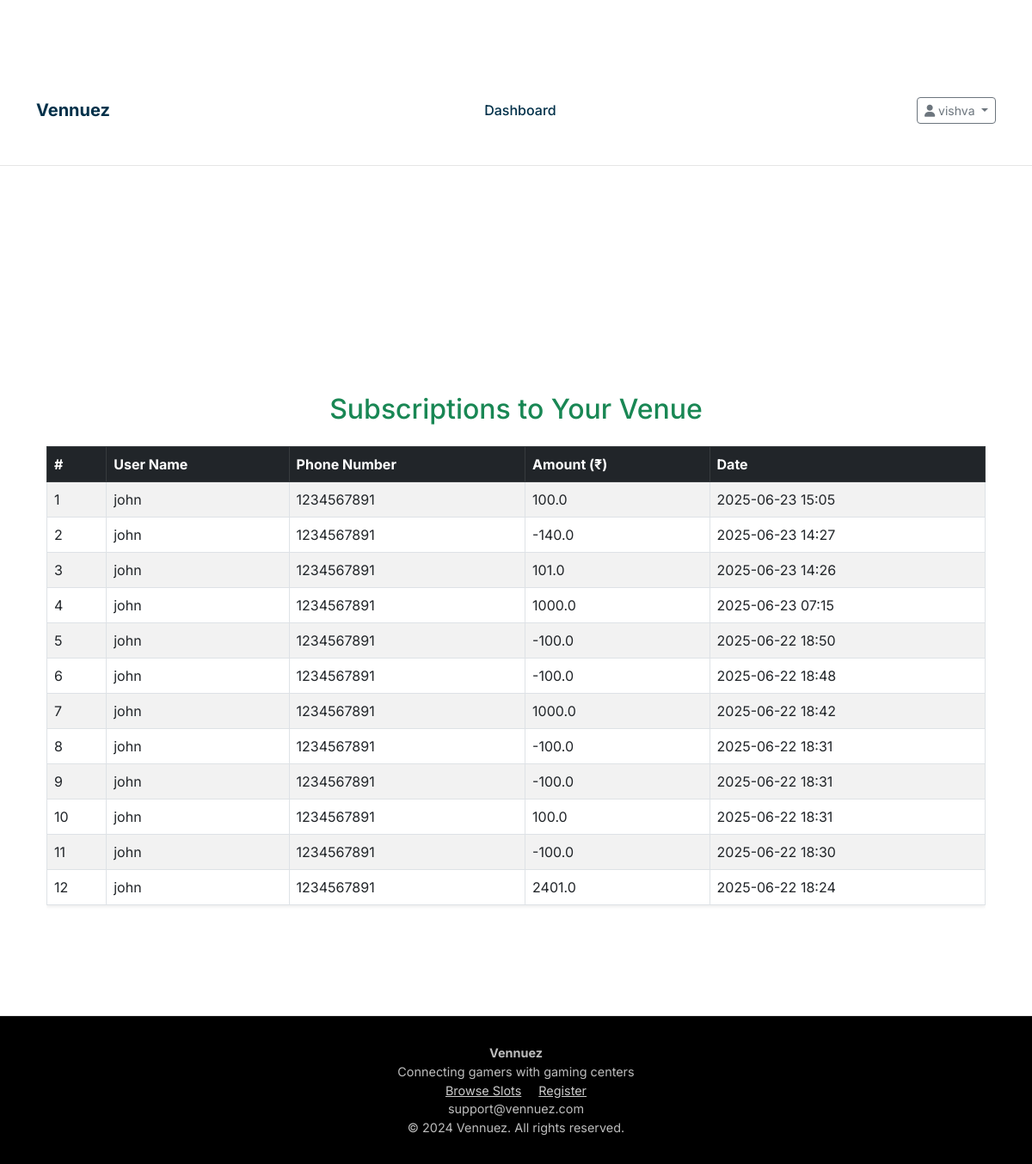
The app's page /owner/subscription_history (signed in), older data.
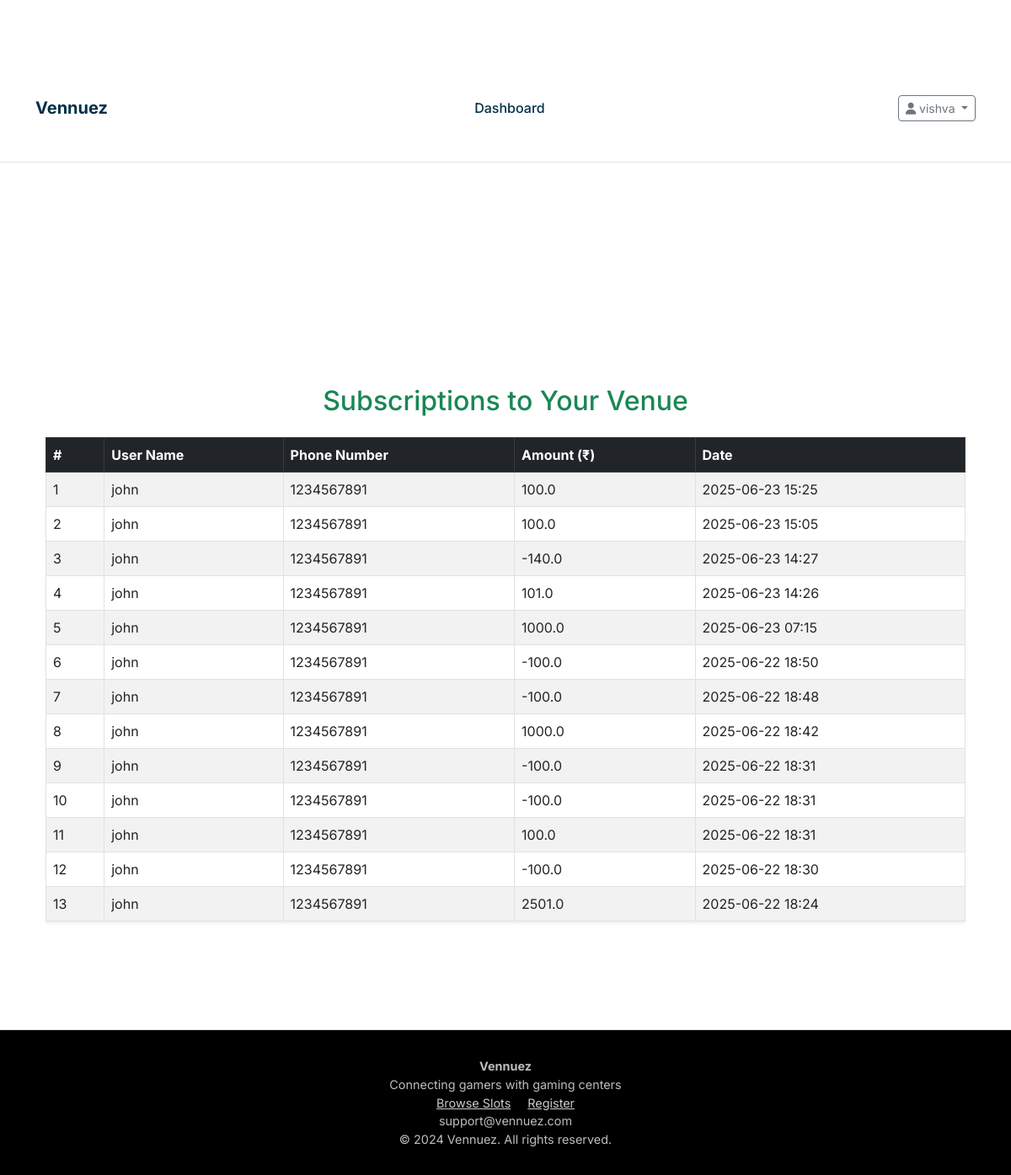
The same page, newer data.
### models.py (models this page shows, shortened)
class User(UserMixin, db.Model):
    __tablename__ = 'users'
    id = db.Column(db.Integer, primary_key=True)
    username = db.Column(db.String(80), unique=True, nullable=False)
    email = db.Column(db.String(120), unique=True, nullable=True)
    phone = db.Column(db.String(20), nullable=False , unique = True)
    password_hash = db.Column(db.String(256), nullable=False)
    full_name = db.Column(db.String(120), nullable=True)
    age = db.Column(db.Integer, nullable=True)
    created_at = db.Column(db.DateTime, default=datetime.utcnow)
    total_spent = db.Column(db.Float, default=0.0)
    bookings = db.relationship('TimeSlot', backref='user', lazy=True, foreign_keys='TimeSlot.user_id')
    coin_balances = db.relationship('UserCoinBalance', backref='user', lazy=True)
    subscriptions = db.relationship("Subscription", back_populates="user", cascade="all, delete")

class Subscription(db.Model):
    __tablename__ = "subscription"
    id = db.Column(db.Integer, primary_key=True)
    amount = db.Column(db.Float, nullable=False)
    user_id = db.Column(db.Integer, db.ForeignKey('users.id'), nullable=False)
    owner_id = db.Column(db.Integer, db.ForeignKey('owners.id'), nullable=False)
    created_at = db.Column(db.DateTime, default=datetime.utcnow)
    user = db.relationship("User", back_populates="subscriptions")
    owner = db.relationship("Owner", back_populates="subscriptions")

### routes.py (the view)
@app.route('/owner/subscription_history')
@login_required
def owner_subscription_history():
    owner_id = current_user.id
    subscriptions = Subscription.query.filter_by(owner_id=owner_id).order_by(Subscription.created_at.desc()).all()
    detailed_subs = []
    for sub in subscriptions:
        user = User.query.get(sub.user_id)
        detailed_subs.append({
            "user_name": user.username,
            "user_phone": user.phone,
            "amount": sub.amount,
            "created_at": sub.created_at
        })
    return render_template("owner_subscription_history.html", subscriptions=detailed_subs)

### app.py (called while the page is built)
@login_manager.user_loader
def load_user(user_id):
    from models import Owner, User
    from flask import session
    user_type = session.get('user_type')
    if user_type == 'owner':
        return Owner.query.get(int(user_id))
    elif user_type == 'user':
        return User.query.get(int(user_id))
    return None

### templates/owner_subscription_history.html (shortened to what this page needs)
{% extends "base.html" %}
{% block content %}
<div class="container mt-5">
    <h2 class="text-center mb-4 text-success">Subscriptions to Your Venue</h2>
    {% if subscriptions %}
    <div class="table-responsive">
        <table class="table table-bordered table-striped shadow-sm">
            <thead class="table-dark">
                <tr>
                    <th>#</th>
                    <th>User Name</th>
                    <th>Phone Number</th>
                    <th>Amount (₹)</th>
                    <th>Date</th>
                </tr>
            </thead>
            <tbody>
                {% for sub in subscriptions %}
                <tr>
                    <td>{{ loop.index }}</td>
                    <td>{{ sub.user_name }}</td>
                    <td>{{ sub.user_phone }}</td>
                    <td>{{ sub.amount }}</td>
                    <td>{{ sub.created_at.strftime('%Y-%m-%d %H:%M') }}</td>
                </tr>
                {% endfor %}
            </tbody>
        </table>
    </div>
    {% else %}
    <p class="text-center text-muted">No one has subscribed to your venue yet.</p>
    {% endif %}
</div>
{% endblock %}

Row changes from the older to the newer data that the page shows:
added Subscription: amount "100.0", created_at "2025-06-23 15:25"
Text that changed along with them:
new list line: "1"
new list line: "john 1234567891"
new list line: "13"
new list line: "2501.0 2025-06-22 18:24"
list line gone: "12"
list line gone: "john 1234567891"
list line gone: "2401.0 2025-06-22 18:24"
